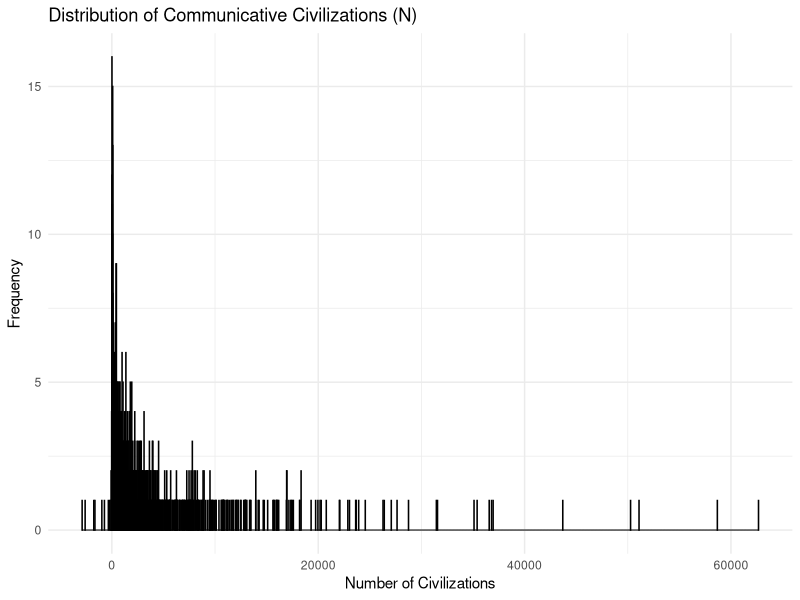
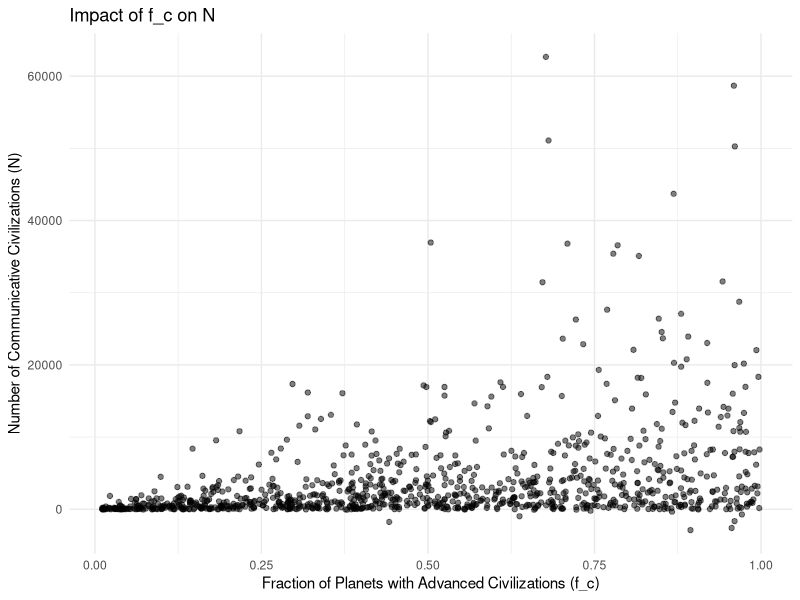

Generate these figures, in order, with R:
# Prompts to ChatGPT
#I want to create a fun assignment for my students I'm teaching introduction to our and for most of my students it is their first introduction to our programming language. I want to create a fun assignment around generating different simulations and scenarios from the Drake equation. Please give me some R code to generate some dummy synthetic data for the fraction of planets which will have an advanced civilization in it. This is a parameter in the Drake equation.
#Please give me complete functioning R code that will generate synthetic data.
#Please also generate some R code that will create some simulations from the drag equation.

#ChatGPT said:
#ChatGPT
#Creating a fun assignment based on the Drake Equation for your students is a fantastic idea! Here's some R code to help generate synthetic data and simulate scenarios using the Drake Equation.

#Part 1: Generate Synthetic Data for the Fraction of Planets with Advanced Civilizations (f_c)


# Load required libraries
set.seed(123)  # For reproducibility

# Generate synthetic data for `f_c`
generate_fc_data <- function(n = 100) {
  # Generate `f_c` as random fractions between 0 and 1
  f_c <- runif(n, min = 0, max = 1)
  
  # Add some variability to mimic uncertainty
  noise <- rnorm(n, mean = 0, sd = 0.1)
  f_c <- pmax(0, pmin(f_c + noise, 1))  # Ensure values stay between 0 and 1
  
  # Create a data frame
  data.frame(Planet_ID = 1:n, Fraction_Advanced_Civilizations = f_c)
}

# Generate the data
fc_data <- generate_fc_data()
head(fc_data)

# save data frame
write.csv(x = fc_data, file = "drake_dummy_data.csv", row.names = FALSE)

# Function to simulate the Drake Equation
simulate_drake <- function(n = 1000) {
  # Randomly sample parameter values
  R_star <- rnorm(n, mean = 5, sd = 1)   # Star formation rate (stars/year)
  f_p <- runif(n, min = 0.1, max = 0.5)  # Fraction of stars with planets
  n_e <- rpois(n, lambda = 1) + 1        # Planets that could support life
  f_l <- runif(n, min = 0.01, max = 1)   # Life arising fraction
  f_i <- runif(n, min = 0.01, max = 1)   # Intelligent life fraction
  f_c <- runif(n, min = 0.01, max = 1)   # Communicative civilization fraction
  L <- rnorm(n, mean = 10000, sd = 5000) # Civilization lifetime (years)
  
  # Calculate N for each scenario
  N <- R_star * f_p * n_e * f_l * f_i * f_c * L
  
  # Create a data frame
  data.frame(R_star, f_p, n_e, f_l, f_i, f_c, L, N)
}

# Generate simulation data
drake_simulations <- simulate_drake()
head(drake_simulations)



# Load ggplot2 for visualization
library(ggplot2)

# Histogram of civilizations
ggplot(drake_simulations, aes(x = N)) +
  geom_histogram(binwidth = 10, fill = "skyblue", color = "black") +
  labs(title = "Distribution of Communicative Civilizations (N)",
       x = "Number of Civilizations", y = "Frequency") +
  theme_minimal()

# Relationship between `f_c` and `N`
ggplot(drake_simulations, aes(x = f_c, y = N)) +
  geom_point(alpha = 0.5) +
  labs(title = "Impact of f_c on N",
       x = "Fraction of Planets with Advanced Civilizations (f_c)",
       y = "Number of Communicative Civilizations (N)") +
  theme_minimal()
